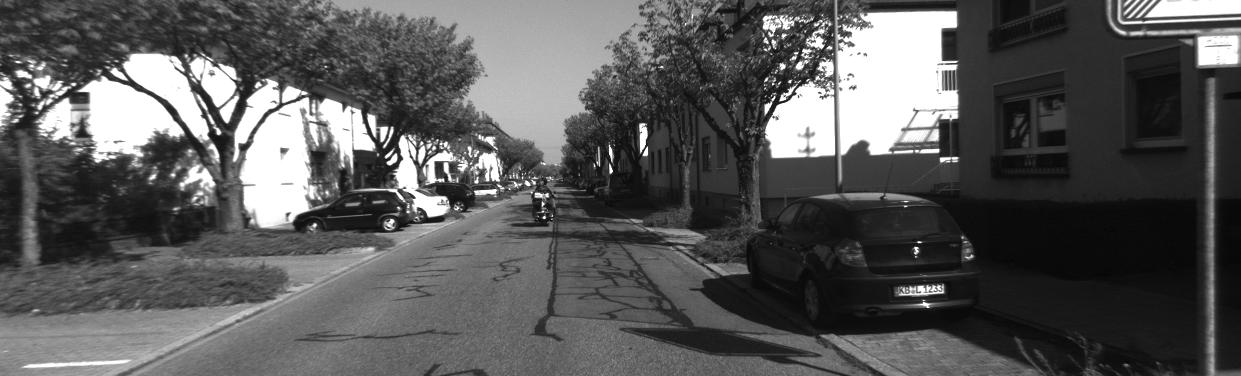
#> input picture exercise03/data/000000.png, 1241 x 376 px; its folder holds only this picture in this run
$ python main1127.py
#> lines starting #> are read from the running program, lines starting #| are printed output that depends on the picture; after the words box and inside, x2 and y2 are one past the last pixel; in counts of white or black regions, pixels touching at a corner belong together
import cv2
import numpy as np
import matplotlib.pyplot as plt
from scipy.ndimage.filters import gaussian_filter,convolve
from scipy.spatial.distance import cdist
import glob
import os
import time

def main():
    args = {
        'img_names': '../data/*.png',
        'lambda': 4,
        'kappa': 0.08,
        'grad_filter': 'Sobel',
        'score': 'Harris',
        'num_kpts': 200,
        'non_max_suppression_radius': 9,
        'descriptor_radius': 8,
        'corner_patch_radius': 4
    }

    filenames = sorted(glob.glob(args['img_names']))

    if 1:
        run_test_imgrad(filenames[0])

    if 1:
        run_test_imstructure(filenames[0])

    if 0:
        run_test_scores(filenames[0])

    if 0:
        run_test_selectKeyPoints('../data/images/CircleLineRect.png')

    if 0:
        run_test_selectKeyPoints(filenames[0])

    if 0:
        run_test_describeKeyPoints(filenames[0])

    if 0:
        run_test_matchDescriptors(['../data/images/CircleLineRect.png'])

    if 1:
        run_test_matchDescriptors(filenames, num_kpts=300, mode=1)
        run_test_matchDescriptors(filenames, num_kpts=200, mode=0)

    if 1:
        run_all(filenames)

    if 0:
        run_test_cdist()

def run_test_matchDescriptors(filenames, num_kpts=10, mode=0):
    #---------------------------------------------------------
    # set parameters
    #---------------------------------------------------------

    # flags
    gradalg = 1
    kptalg = 0
    matchalg = 2

    # filenames
    filename = filenames[0]
    name = filename.split('/')[-1].split('.')[0]

    #---------------------------------------------------------
    # load images
    #---------------------------------------------------------

    img0 = imread(filename)

    if mode==0:
        img1 = np.roll(img0, img0.shape[1]*20+30)
    elif mode==1:
        img1 = imread(filenames[1])

    imshow(img0)
    imshow(img1)

    #---------------------------------------------------------
    # obtain key points and descriptors
    #---------------------------------------------------------

    kpts0, des0 = im2kptdes(img0, num_kpts, gradalg, kptalg)
    kpts1, des1 = im2kptdes(img1, num_kpts, gradalg, kptalg)

    # show kpts
    if 0:
        print('\n kpts0 = \n', kpts0)
        print('\n kpts1 = \n', kpts1)

    # img0
    imshow(impoints(img0, kpts0))

    # img1
    img1 = impoints(img1, kpts1, color=(0,255,0))
    img1 = impoints(img1, kpts0, color=(0,0,255))
    imshow(img1)

    # show descriptors
    imdescriptors(des0, 'des0')
    imdescriptors(des1, 'des1')

    #---------------------------------------------------------
    # match descriptors
    #---------------------------------------------------------
    # find matches
    matches = matchDescriptors(des1, des0, match_lambda=4, alg=matchalg)
    print(f'\n matches{matches.shape} = \n', matches)

    # show matches

    if 1:
        img1 = immatches(img1, kpts1, kpts0, matches)

    else:
        q = kpts1[matches[0]]
        b = kpts0[matches[1]]
        img1 = imlines(img1, zip(swapXY(q), swapXY(b)), color=(0,255,0))
    imshow(img1, f'matches_{name}_grad{gradalg}_match{matchalg}_mode{mode}', save=True)


# [235 lines left out: functions imdescriptors, im2kptdes, matchDescriptors, describeKeyPoints, selectKeyPoints, Harris and 1 more, not called in this run]


#---------------------------------------------------------------------------------------------------------------
#  imalgs
#---------------------------------------------------------------------------------------------------------------

def imstructure(dI, patch_radius=1, alg=0):

    # Q: do i need to take a mean of each patch?

    '''
    alg = 0 took 0.0159 sec

    alg = 1 took 0.0148 sec

    alg = 2 took 0.0520 sec

    alg = 3 took 0.0181 sec

    alg = 4 took 0.0177 sec

    '''

    #---------------------------------------------------------------------------------------
    # compute with cv2.filter2D, np.multiply
    #---------------------------------------------------------------------------------------

    if alg==0:
        patch = np.ones((2*patch_radius+1, 2*patch_radius+1))
        M = np.zeros((3, dI.shape[1], dI.shape[2])) # dtype ?
        M[0] = cv2.filter2D(np.multiply(dI[0], dI[0]), ddepth=-1, kernel=patch)
        M[1] = cv2.filter2D(np.multiply(dI[0], dI[1]), ddepth=-1, kernel=patch)
        M[2] = cv2.filter2D(np.multiply(dI[1], dI[1]), ddepth=-1, kernel=patch)

    #---------------------------------------------------------------------------------------
    # compute with cv2.filter2D, *
    #---------------------------------------------------------------------------------------

    elif alg==1:
        patch = np.ones((2*patch_radius+1, 2*patch_radius+1))
        M = np.zeros((3, dI.shape[1], dI.shape[2])) # dtype ?
        M[0] = cv2.filter2D(dI[0]*dI[0], ddepth=-1, kernel=patch)
        M[1] = cv2.filter2D(dI[0]*dI[1], ddepth=-1, kernel=patch)
        M[2] = cv2.filter2D(dI[1]*dI[1], ddepth=-1, kernel=patch)

    #---------------------------------------------------------------------------------------
    # compute with np.roll, *
    #---------------------------------------------------------------------------------------
    elif alg==2:
        _, height, width= dI.shape

        Ix = np.zeros(((2*patch_radius+1)**2, height, width), dtype=np.int32)
        Iy = np.zeros(((2*patch_radius+1)**2, height, width), dtype=np.int32)
        for y in range(2*patch_radius+1):
            for x in range(2*patch_radius+1):
                Ix[(2*patch_radius+1)*y + x] = np.roll(dI[0].flatten(), -(width*y+x)).reshape(height, width)
                Iy[(2*patch_radius+1)*y + x] = np.roll(dI[1].flatten(), -(width*y+x)).reshape(height, width)
        Ix = Ix[:, :height - 2*patch_radius, :width - 2*patch_radius]
        Iy = Iy[:, :height - 2*patch_radius, :width - 2*patch_radius]

        M = np.zeros((3, height-2*patch_radius, width-2*patch_radius), np.int32)
        M[0] = np.sum(Ix*Ix, axis=0)
        M[1] = np.sum(Ix*Iy, axis=0)
        M[2] = np.sum(Iy*Iy, axis=0)

    elif alg==3:
        patch = np.ones((2*patch_radius+1, 2*patch_radius+1))
        M = np.zeros((3, dI.shape[1], dI.shape[2])) # dtype ?
        M[0] = convolve(dI[0]*dI[0], patch)
        M[1] = convolve(dI[0]*dI[1], patch)
        M[2] = convolve(dI[1]*dI[1], patch)

    elif alg==4:
        patch = np.ones((2*patch_radius+1, 2*patch_radius+1))
        M = np.zeros((3, dI.shape[1], dI.shape[2])) # dtype ?
        M[0] = convolve(np.multiply(dI[0], dI[0]), patch)
        M[1] = convolve(np.multiply(dI[0], dI[1]), patch)
        M[2] = convolve(np.multiply(dI[1], dI[1]), patch)

    return M.astype(float)

# [26 lines left out: functions immatches, imlines, impoints, not called in this run]

def imgrad(img, filter='Sobel', alg=0):
    kernel = np.array([[-1,0,1],[-2,0,2],[-1,0,1]]) if filter=='Sobel' \
        else np.array([[-1,0,1],[-1,0,1],[-1,0,1]]) # Prewitt

    #---------------------------------------------------------------------------------------
    # compute with cv2.filter2D
    #---------------------------------------------------------------------------------------
    if alg==0:
        dI = np.zeros((2, img.shape[0], img.shape[1]))
        dI[0] = cv2.filter2D(img, ddepth=-1, kernel=kernel)
        dI[1] = cv2.filter2D(img, ddepth=-1, kernel=kernel.T)

    #---------------------------------------------------------------------------------------
    # compute with scipy.ndimage.filters.convolve
    #---------------------------------------------------------------------------------------
    elif alg==1:
        img = img.astype(float)
        dI = np.zeros((2, img.shape[0], img.shape[1]))
        dI[0] = convolve(img, kernel)
        dI[1] = convolve(img, kernel.T)

    #---------------------------------------------------------------------------------------
    # compute with np.roll
    #---------------------------------------------------------------------------------------
    elif alg==2:
        height, width = img.shape
        r = kernel.shape[0]//2
        patches = np.zeros(((2*r+1)**2, height+2*r, width+2*r), dtype=img.dtype)
        img = impad(img, [r,r])
        for y in range(2*r+1):
            for x in range(2*r+1):
                patches[(2*r+1)*y+x] = np.roll(img, -(width*y+x)).flatten().reshape(height+2*r, width+2*r)
        patches = patches[:,r:-r, r:-r]
        dI = np.zeros((2, height, width))
        dI[0] = np.sum(patches.transpose(1,2,0)*kernel.flatten(), axis=-1)
        dI[1] = np.sum(patches.transpose(1,2,0)*kernel.T.flatten(), axis=-1)

    return dI

def impad(img, pad=[1, 1]):
    if pad[0]==0:
        return img
    else:
        img_pad = np.zeros((img.shape[0]+2*pad[0], img.shape[1]+2*pad[1]), dtype=img.dtype)
        img_pad[pad[0]:-pad[0],pad[1]:-pad[1]] = img
    return img_pad

# [5 lines left out: function plt_imshow, not called in this run]

def imshow(img, name="img", save=False):
    if save: cv2.imwrite(f'../results/{name}.png', img)

    cv2.imshow(name, img)
    while True:
        if cv2.waitKey(1)==ord('q'): break
    cv2.destroyAllWindows()

def imread(filename):
#> called with filename = '../data/000000.png'
    return cv2.imread(filename, cv2.IMREAD_GRAYSCALE)
#> returned value is the input picture: shape (376, 1241); min 6, max 255, mean 89

def swapXY(P):
    return np.roll(P.T, P.T.shape[1]).T

#---------------------------------------------------------------------------------------------------------------
#  tests
#---------------------------------------------------------------------------------------------------------------
num = 20
def run_test_imgrad(filename):
    '''
        test imgrad
    '''
    print('*'*num + 'test imgrad' + '*'*num)

    # image
    img = imread(filename)
    print(f'\n img{img.shape, img.dtype} = \n', img)
#> (printed output is left out)
    imshow(img)
#> (key q is pressed here)

    # compare algorithms
    for i in range(3):
        t0 = time.time()
        dI = imgrad(img, alg=i)
        t1 = time.time()
        print(f'\n alg = {i} took {t1-t0:.4f} sec')

        IxIy = np.vstack((dI[0], dI[1]))
        imshow(IxIy, f'IxIy_alg{i}', save=True)
#> this loop made 3 passes; (key Esc is pressed on pass 1)
#> pass 1, in run_test_imgrad, `IxIy = np.vstack((dI[0], dI[1]))`:
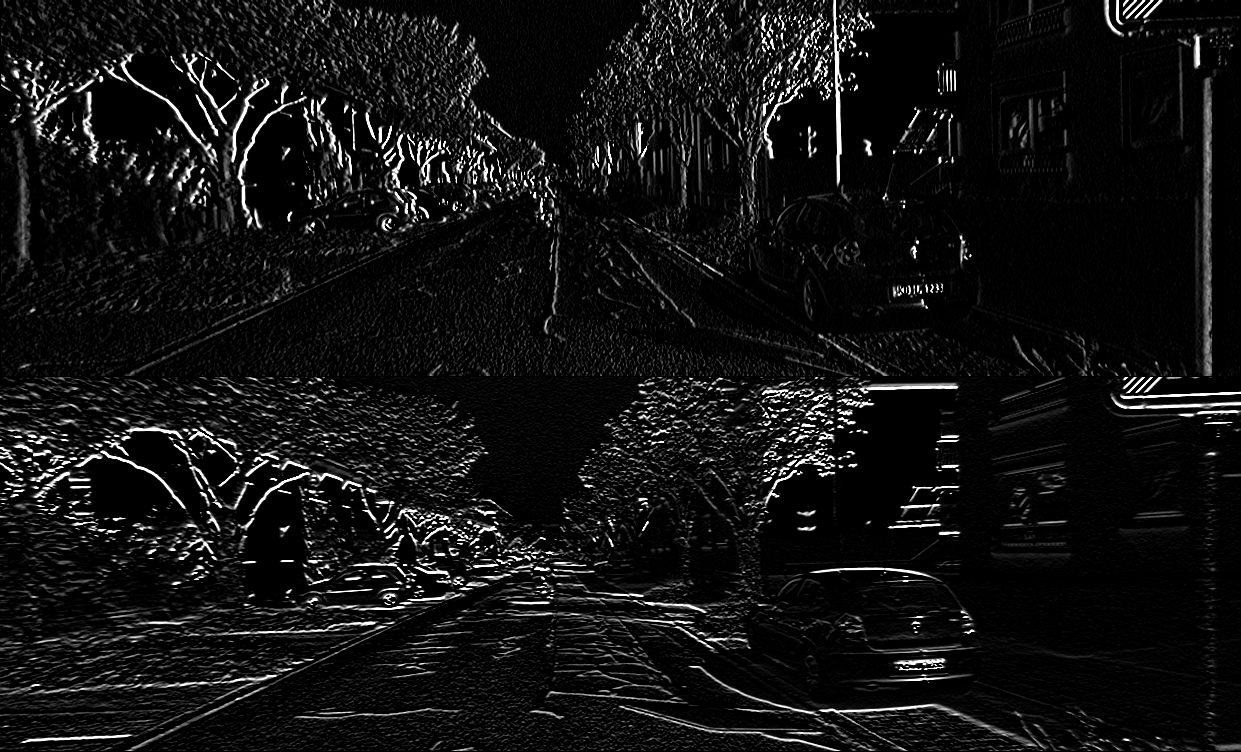
#> IxIy: shape (752, 1241) float64; min 0, max 255, mean 18
#> pass 1, in imshow (call 2), `cv2.imshow(name, img)`:
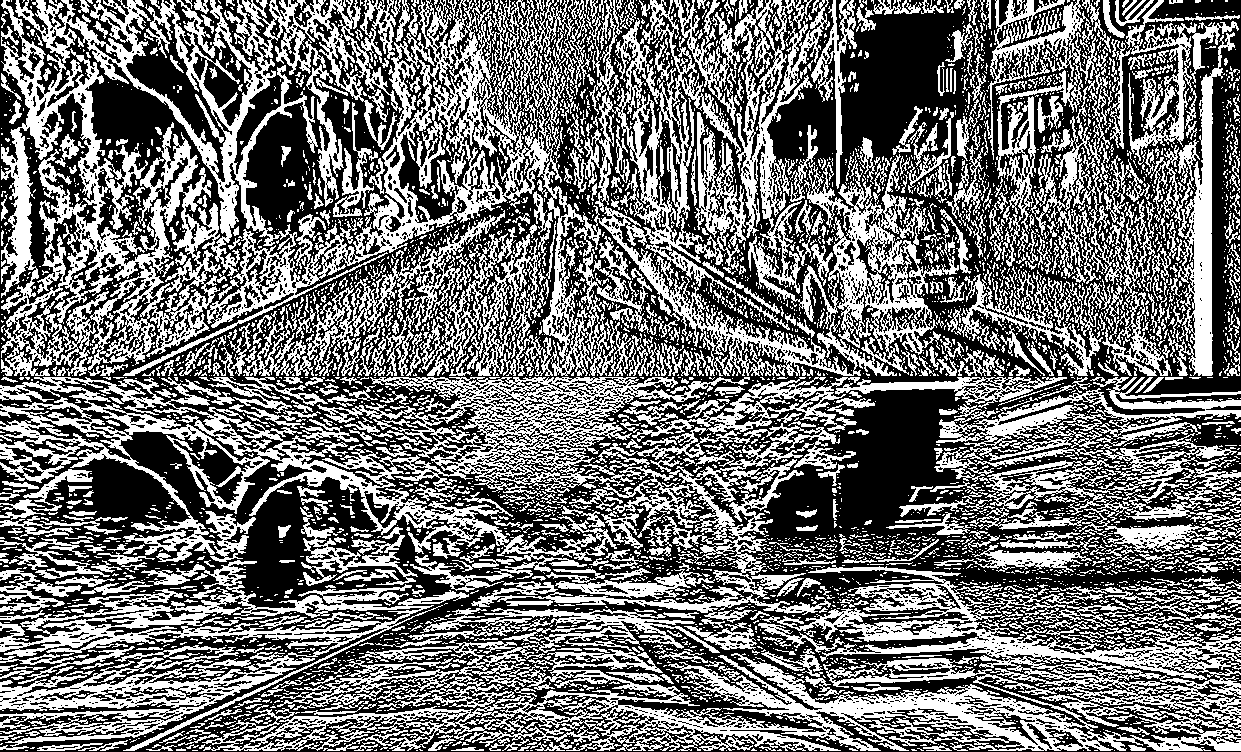
#> window 'IxIy_alg0': shape (752, 1241); 44.7% white; 5016 white regions (4172 under 20 px), largest, box (x1, y1, x2, y2) and area: (123, 0, 959, 376) 64566, (202, 565, 1241, 751) 57742, (1, 0, 402, 376) 45479

def run_test_imstructure(filename):
    '''
    test imstructure
    '''
#> called with filename = '../data/000000.png'
    print('*'*num + 'test imstructure' + '*'*num)

    img = imread(filename)

    j = 0
    dI = imgrad(img, alg=j).astype(float)

    for i in range(5):
        t0 = time.time()
        M = imstructure(dI, patch_radius=1, alg=i)
        t1 = time.time()
        print(f'\n alg = {i} took {t1-t0:.4f} sec')

        Ms = np.vstack((M[0], M[1], M[2]))
        imshow(Ms, f'IxxIxyIyy_alg{i}', save=True)
#> this loop made 5 passes
#> pass 1, in run_test_imstructure, `Ms = np.vstack((M[0], M[1], M[2]))`:
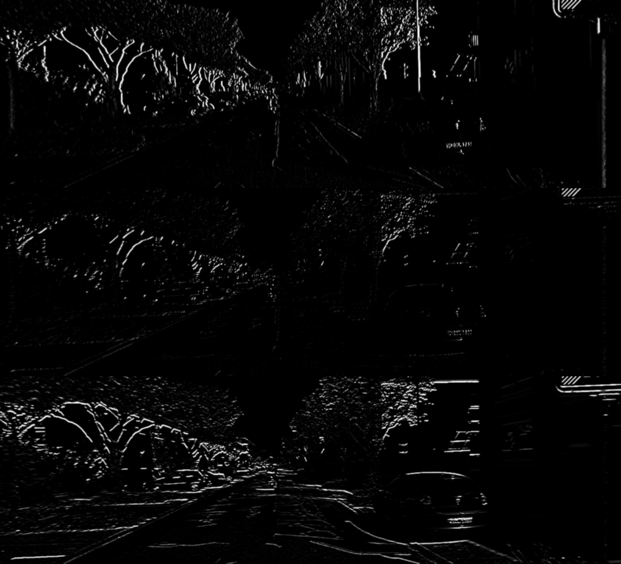
#> Ms: shape (1128, 1241) float64 (shown at 1/2 size); min 0, max 585225, mean 16084.8; drawn with min black and max white
#> pass 1, in imshow (call 5), `if save: cv2.imwrite(f'../results/{name}.png', img)`:
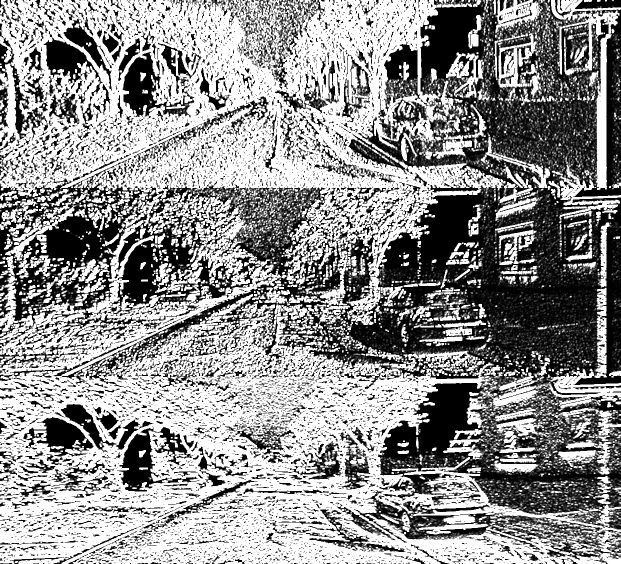
#> saved as IxxIxyIyy_alg0.png: shape (1128, 1241) (shown at 1/2 size); min 0, max 255, mean 144.9
#> pass 1, in imshow (call 5), `cv2.imshow(name, img)`:
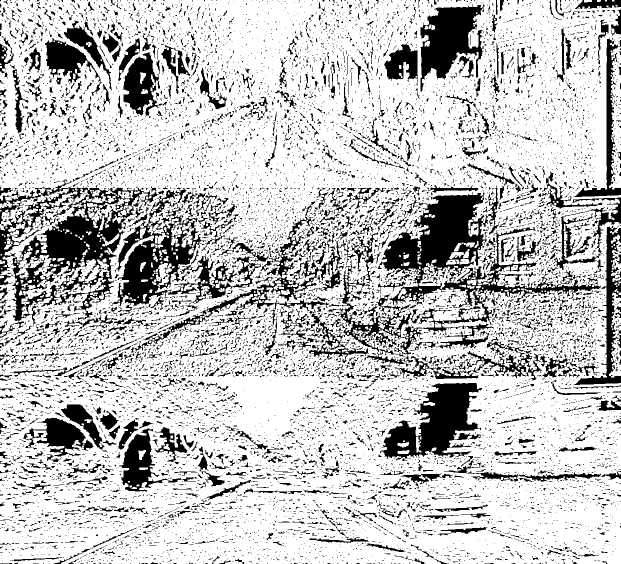
#> window 'IxxIxyIyy_alg0': shape (1128, 1241) (shown at 1/2 size); 77.1% white; 11334 black regions (10014 under 20 px), largest, box (x1, y1, x2, y2) and area: (657, 371, 1202, 747) 40146, (0, 359, 328, 657) 29936, (221, 374, 522, 632) 19698

# [205 lines left out: functions run_test_scores, run_test_selectKeyPoints, run_test_describeKeyPoints, run_all, run_test_cdist, not called in this run]


if __name__=="__main__":
    main()
#> (the run stopped early here; a loop or call above may not have finished)
